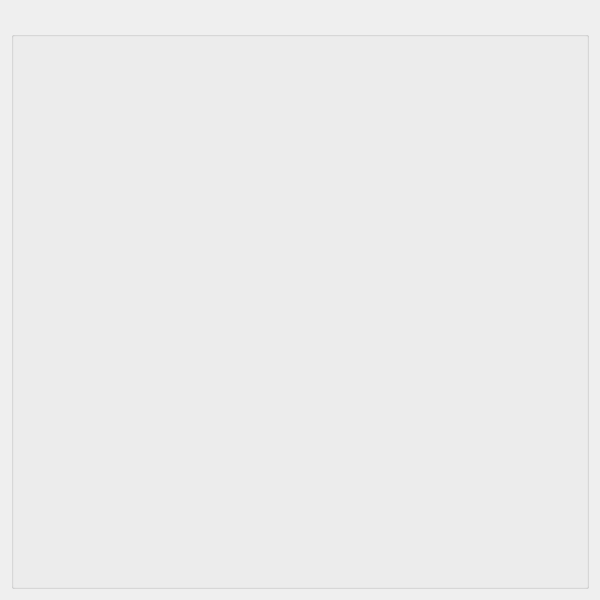
<?xml version="1.0" encoding="UTF-8"?>
<ui version="4.0">
 <class>funcionalidadExtra</class>
 <widget class="QDialog" name="funcionalidadExtra">
  <property name="windowModality">
   <enum>Qt::NonModal</enum>
  </property>
  <property name="geometry">
   <rect>
    <x>0</x>
    <y>0</y>
    <width>600</width>
    <height>600</height>
   </rect>
  </property>
  <property name="minimumSize">
   <size>
    <width>600</width>
    <height>600</height>
   </size>
  </property>
  <property name="windowTitle">
   <string>funcionalidadExtra</string>
  </property>
  <layout class="QGridLayout" name="gridLayout_2">
   <item row="0" column="0">
    <layout class="QGridLayout" name="gridLayout">
     <item row="1" column="0">
      <widget class="QGroupBox" name="groupBox">
       <property name="title">
        <string/>
       </property>
       <layout class="QVBoxLayout" name="verticalLayout_3">
        <item>
         <layout class="QVBoxLayout" name="functionalidad_vbox"/>
        </item>
       </layout>
      </widget>
     </item>
     <item row="0" column="0">
      <widget class="QLabel" name="rangeLabel">
       <property name="sizePolicy">
        <sizepolicy hsizetype="Preferred" vsizetype="Fixed">
         <horstretch>0</horstretch>
         <verstretch>0</verstretch>
        </sizepolicy>
       </property>
       <property name="text">
        <string/>
       </property>
       <property name="alignment">
        <set>Qt::AlignCenter</set>
       </property>
      </widget>
     </item>
    </layout>
   </item>
  </layout>
 </widget>
 <resources/>
 <connections/>
</ui>
